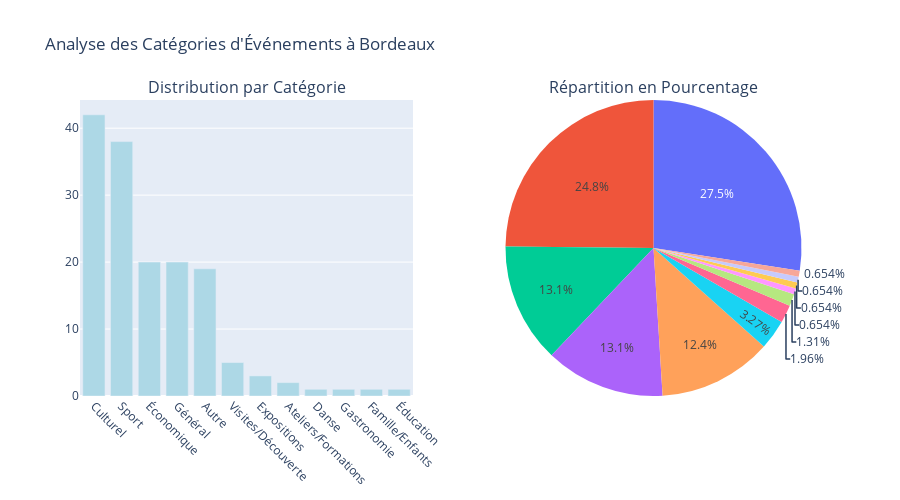

The notebook cell this image was saved under:
### Code cell
# Visualisation de la répartition par catégorie
fig = make_subplots(
    rows=1, cols=2,
    subplot_titles=('Distribution par Catégorie', 'Répartition en Pourcentage'),
    specs=[[{"type": "bar"}, {"type": "pie"}]]
)

# Graphique en barres
fig.add_trace(
    go.Bar(
        x=category_counts.index,
        y=category_counts.values,
        name="Nombre d'événements",
        marker_color='lightblue'
    ),
    row=1, col=1
)

# Graphique en secteurs
fig.add_trace(
    go.Pie(
        labels=category_counts.index,
        values=category_counts.values,
        name="Répartition"
    ),
    row=1, col=2
)

fig.update_layout(
    title_text="Analyse des Catégories d'Événements à Bordeaux",
    height=500,
    showlegend=False
)

fig.update_xaxes(tickangle=45, row=1, col=1)

fig.show()

### Figure 1 — Plotly figure (JSON) as saved in the notebook; plotly's stock layout.template omitted (floating-point values rounded to 4 significant figures)
{"data": [{"marker": {"color": "lightblue"}, "name": "Nombre d'événements", "type": "bar", "x": ["Culturel", "Sport", "Économique", "Général", "Autre", "Visites/Découverte", "Expositions", "Ateliers/Formations", "Danse", "Gastronomie", "Famille/Enfants", "Éducation"], "xaxis": "x", "y": [42, 38, 20, 20, 19, 5, 3, 2, 1, 1, 1, 1], "yaxis": "y"}, {"domain": {"x": [0.55, 1], "y": [0, 1]}, "labels": ["Culturel", "Sport", "Économique", "Général", "Autre", "Visites/Découverte", "Expositions", "Ateliers/Formations", "Danse", "Gastronomie", "Famille/Enfants", "Éducation"], "name": "Répartition", "type": "pie", "values": [42, 38, 20, 20, 19, 5, 3, 2, 1, 1, 1, 1]}], "layout": {"annotations": [{"font": {"size": 16}, "showarrow": false, "text": "Distribution par Catégorie", "x": 0.225, "xanchor": "center", "xref": "paper", "y": 1, "yanchor": "bottom", "yref": "paper"}, {"font": {"size": 16}, "showarrow": false, "text": "Répartition en Pourcentage", "x": 0.775, "xanchor": "center", "xref": "paper", "y": 1, "yanchor": "bottom", "yref": "paper"}], "height": 500, "showlegend": false, "title": {"text": "Analyse des Catégories d'Événements à Bordeaux"}, "xaxis": {"anchor": "y", "domain": [0, 0.45], "tickangle": 45}, "yaxis": {"anchor": "x", "domain": [0, 1]}}}
